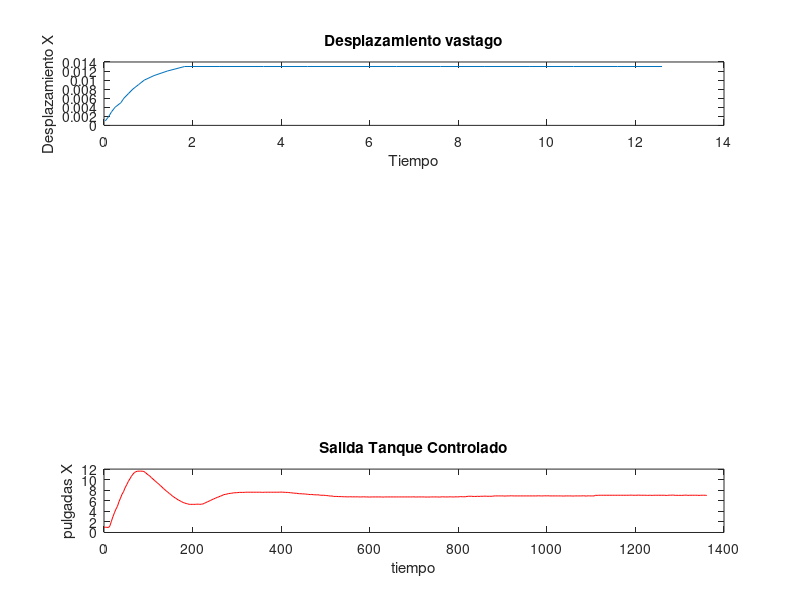
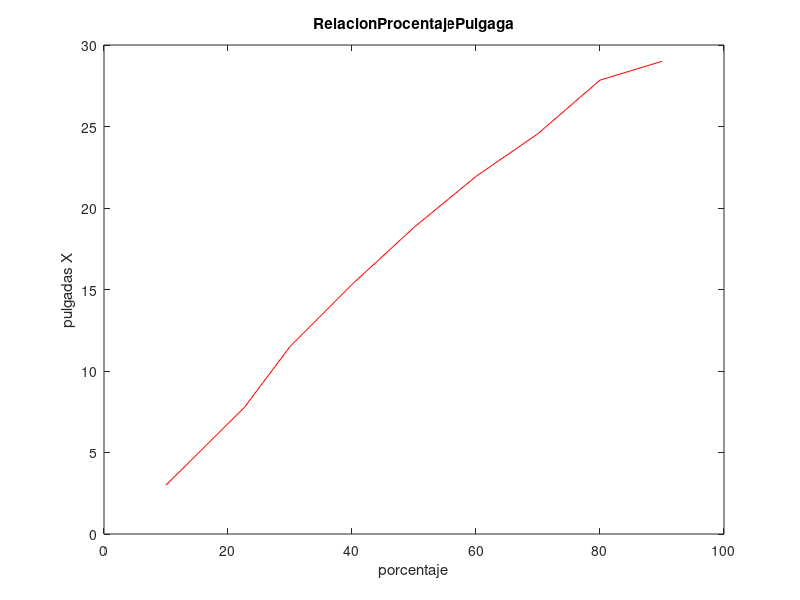

These figures' MATLAB source, in order: (Note: this script raises an error after producing the figures.)
close all
clear;
clc;

p1 = 6.297;
p2 = 0.1337;

% Load Excel data
%archivo = csvread('./Data/TanqueAbierto.csv', 1, 0); 
%tiempoTanqueAbierto = archivo(:, 1);
%voltajeTanqueAbierto = archivo(:, 2);
    %figure(2);
    %subplot(4, 1, 4);
    %plot(tiempoTanqueAbierto,((voltajeTanqueAbierto*p1) + p2)-1.1,'r');
    %hold on;
%voltaje contra pulgadas
archivo = csvread('./Data/voltajePulgada.csv', 1, 0); 
pulgadaRela = archivo(:, 1);
voltajeRela = archivo(:, 2);

    
%Salida del tanque controlado
archivo = csvread('./Data/DataUDCControl.csv', 1, 0); 
timeTankControl = archivo(:, 1);
voltajeTankControl = archivo(:, 2);

    figure(1);
    subplot(4, 1, 4);
    plot(timeTankControl,((voltajeTankControl*p1) + p2) ,'r');
    xlabel('tiempo');
    ylabel('pulgadas X');
    title('Salida Tanque Controlado');
    hold on;    
%RelacionProcentajePulgaga
archivo = csvread('./Data/RelacionProcentajePulgaga.csv', 1, 0); 
porcentaje = archivo(:, 1);
pulgadas = archivo(:, 2);

    figure(2);
    plot(porcentaje,pulgadas,'r');
    xlabel('porcentaje');
    ylabel('pulgadas X');
    title('RelacionProcentajePulgaga');
    hold on;

%DesplazamientoBastago
archivo = csvread('./Data/DesplazamientoBastago.csv', 1, 0); 
tiempo = archivo(:, 1);
data = archivo(:, 2);

    figure(1);
    subplot(4, 1, 1);
    plot(tiempo-0.4, data/1000);
    xlabel('Tiempo');
    ylabel('Desplazamiento X');
    title('Desplazamiento vastago');
    hold on;

%FlujoDesaplazamiento
flujoDesaplazamiento = csvread('./Data/FlujoDesaplazamiento.csv', 1, 0); 
Q = flujoDesaplazamiento(:, 1);
X_F = flujoDesaplazamiento(:, 2);
    %figure(2);
    %plot(X_F, Q,'r');
    %hold on;
    
    
global m c1 c2 c3 c4 Fs Fd Ad Kt R V u alpha beta Area a0 a1 a2 a3 Rref KpPI KiPI

%KpPI = 2538.48754509103;   % Ganancia proporcional (valor de ejemplo)
%KiPI = 249.20998314365;    % Ganancia integral (valor de ejemplo)

p1 = -1.255e-05;
p2 = 0.0001674;
p3 =  0.4258 ;
p4 = -1.369 ;
px = 20; %porcentaje


c1 = 0.002064;
c2 = 0.05666;
c3 =  2.88 ;
c4 = 1.98 ;
cx = 7.114; %pulgada

relacionProcentajePulgadad = p1*px^3 + p2*px^2 + p3*px + p4;
disp(relacionProcentajePulgadad);

relacionPulgadadPorcentaje = c1*cx^3 + c2*cx^2 + c3*cx + c4;
disp(relacionPulgadadPorcentaje);

KpPI = 1000 *3.495; %gain

disp(KpPI);
Ti = 1/0.25*60; %1/rate min
disp(Ti);
KiPI = Ti;
Rref = relacionProcentajePulgadad;

 %tanque 
    Area = 85;   
    alpha = 0.1157;%0.1219;
    beta = 0.21599;%0.2191;

 % Coeficientes del polinomio de flujo (ajustados)
    a3 = 7.5315e+06;    
    a2 = -1.1586e+05; 
    a1 = 950.5064; 
    a0 = 0.0108;

%Servo-Valvula

    %Valores a ajustar
    c1 = 159500;
    c2 = 90000;
    c3 = 6500;
    c4 = 100; %no mover
    
    %Tesis miguel pag 37
    R = 286.9;
    V = 0.00076;
    Kt = 0.9;
    m = 0.3;
    Ad = 0.026;
    Fs = 90;
    Fd = 420;

    %Dato medido
    u = 11*6894.75729;%96526.6;%20684.3*14; %factor de conversion por PSI medido

%Pd sale de la presion atm en unidades de pascal
Y0 = [0; 0; 81060;0.1;0];
results_t = [];


CondI = [0   0   81060   0.1   0];  % x(5)=0 es la condición inicial del integrador
tspan = [0 2000];

options = odeset('RelTol', 1e-2, 'AbsTol', 1e-4);
[t, x] = ode23s('ec_differential_lazo_cerrado', tspan, CondI, options);
%[t, x] = ode23s(@(t, Y) ec_differential_lazo_cerrado(t,Y), [0, 21000], Y0);


figure(1);
subplot(4, 1, 1);
plot(t, x(:,1));
xlabel('Tiempo');
ylabel('Desplazamiento X');
title('Desplazamiento vastago');

subplot(4, 1, 2);
plot(t, x(:,2));
xlabel('Tiempo');
ylabel('Velocidad');
title('Velocidad vastago');

subplot(4, 1, 3);
plot(t, x(:,3));
xlabel('Tiempo');
ylabel('Presion');
title('Presion vastago');

subplot(4, 1, 4);
plot(t, x(:,4),'g');
xlabel('Tiempo');
ylabel('Altura (h)');
title('Altura tanque');